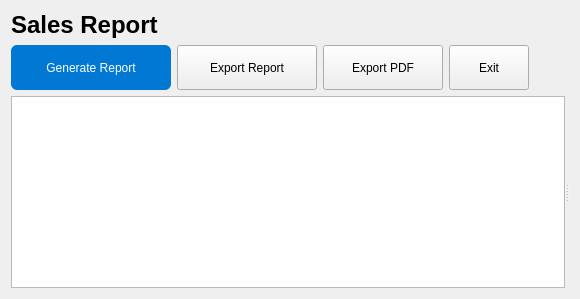
      <widget class="QWidget" name="pageReports">
       <layout class="QVBoxLayout" name="reportsLayout">
        <item>
         <widget class="QLabel" name="lblReports">
          <property name="text">
           <string>Sales Report</string>
          </property>
          <property name="font">
           <font>
            <pointsize>18</pointsize>
            <weight>75</weight>
            <bold>true</bold>
           </font>
          </property>
         </widget>
        </item>
        <item>
         <layout class="QHBoxLayout" name="reportBtnLayout">
          <item>
           <widget class="QPushButton" name="btnGenerateReport">
            <property name="text">
             <string>Generate Report</string>
            </property>
            <property name="minimumSize">
             <size>
              <width>160</width>
              <height>45</height>
             </size>
            </property>
            <property name="styleSheet">
             <string notr="true">QPushButton { background-color: #0078d4; color: white; border: none; border-radius: 6px; }</string>
            </property>
           </widget>
          </item>
          <item>
           <widget class="QPushButton" name="btnExportReport">
            <property name="text">
             <string>Export Report</string>
            </property>
            <property name="minimumSize">
             <size>
              <width>140</width>
              <height>45</height>
             </size>
            </property>
           </widget>
          </item>
          <item>
           <widget class="QPushButton" name="btnExportPdfReport">
            <property name="text">
             <string>Export PDF</string>
            </property>
            <property name="minimumSize">
             <size>
              <width>120</width>
              <height>45</height>
             </size>
            </property>
           </widget>
          </item>
          <item>
           <widget class="QPushButton" name="btnExitReport">
            <property name="text">
             <string>Exit</string>
            </property>
            <property name="minimumSize">
             <size>
              <width>80</width>
              <height>45</height>
             </size>
            </property>
           </widget>
          </item>
          <item>
           <spacer name="reportBtnSpacer">
            <property name="orientation">
             <enum>Qt::Horizontal</enum>
            </property>
            <property name="sizeHint" stdset="0">
             <size>
              <width>40</width>
              <height>20</height>
             </size>
            </property>
           </spacer>
          </item>
         </layout>
        </item>
        <item>
         <widget class="QSplitter" name="splitReportBody">
          <property name="orientation">
           <enum>Qt::Horizontal</enum>
          </property>
          <widget class="QTextEdit" name="txtReport">
           <property name="minimumSize">
            <size>
             <width>240</width>
             <height>0</height>
            </size>
           </property>
           <property name="readOnly">
            <bool>true</bool>
           </property>
           <property name="font">
            <font>
             <pointsize>12</pointsize>
             <family>monospace</family>
            </font>
           </property>
          </widget>
          <widget class="QSplitter" name="splitReportCharts">
           <property name="orientation">
            <enum>Qt::Vertical</enum>
           </property>
          </widget>
         </widget>
        </item>
       </layout>
      </widget>
